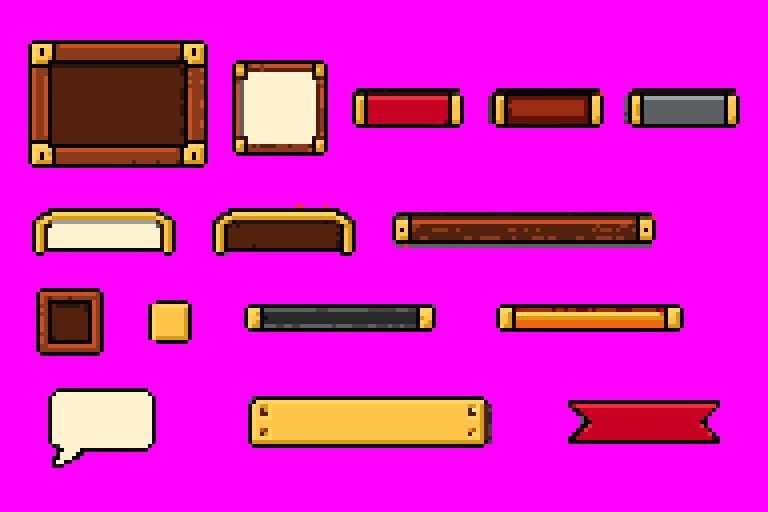
#> input picture art-src/codex/raw/ui_kit_pixel.png, 1536 x 1024 px (shown at 1/2 size)
$ python cut.py
#> lines starting #> are read from the running program, lines starting #| are printed output that depends on the picture
"""Cut the Codex pixel UI kit (art-src/codex/raw/ui_kit_pixel.png) into real-size pieces.

    python -I art-src/ui-kit-pixel/cut.py

Codex drew every art pixel as a block of about 8x8 image pixels. This finds the grid offset where the
blocks line up best, samples the centre of each block (nothing is drawn), keys the magenta out, drops
specks smaller than 4 pixels, cuts the pieces apart by their outlines and names them in reading order.
Output: art-src/ui-kit-pixel/out/<name>.png and a 4x preview art-src/preview/ui_kit_pixel.png.
"""
from collections import deque
from pathlib import Path

from PIL import Image

ROOT = Path(__file__).resolve().parents[2]
SRC = ROOT / "art-src/codex/raw/ui_kit_pixel.png"
OUT = ROOT / "art-src/ui-kit-pixel/out"
PREVIEW = ROOT / "art-src/preview/ui_kit_pixel.png"
BLOCK = 8
# reading order: top row left to right, then the next rows
NAMES = [
    "panel", "card", "btn_normal", "btn_pressed", "btn_disabled",
    "tab_on", "tab_off", "topbar",
    "slot", "btn_small", "gauge_empty", "gauge_full",
    "bubble", "plate", "ribbon",
]

# Colours swapped inside one piece, nothing else touched (user, 2026-10-15: the selected tab showed a grey
# line under its brass rim; it becomes the same dark brown as the tab's other inner edges; the paper card
# has the same kind of grey line down its left inside edge)
RECOLOUR = {"tab_on": {(0x9D, 0xA0, 0xA3): (0x2B, 0x12, 0x0A)}, "card": {(0x5D, 0x60, 0x63): (0x54, 0x21, 0x0E)}}


def is_key(p) -> bool:
    r, g, b = p[:3]
    return r > 200 and b > 200 and g < 90


def best_offset(im: Image.Image) -> tuple[int, int]:
    # the offset at which the most 8x8 blocks are one flat colour
    px = im.load()
    best, score = (0, 0), -1
    for oy in range(BLOCK):
        for ox in range(BLOCK):
            flat = 0
            for by in range(oy, im.height - BLOCK, BLOCK * 3):
                for bx in range(ox, im.width - BLOCK, BLOCK * 3):
                    c = px[bx, by]
                    if all(px[bx + dx, by + dy] == c for dx in (0, BLOCK - 1) for dy in (0, BLOCK - 1)):
                        flat += 1
            if flat > score:
                best, score = (ox, oy), flat
    return best


def sample(im: Image.Image, off: tuple[int, int]) -> Image.Image:
    ox, oy = off
    w, h = (im.width - ox) // BLOCK, (im.height - oy) // BLOCK
    px = im.load()
    out = Image.new("RGBA", (w, h))
    o = out.load()
    for y in range(h):
        for x in range(w):
            p = px[ox + x * BLOCK + BLOCK // 2, oy + y * BLOCK + BLOCK // 2]
            o[x, y] = (0, 0, 0, 0) if is_key(p) else (*p[:3], 255)
    return out


def blobs(im: Image.Image, min_px: int):
    a = im.load()
    seen = set()
    found = []
    for y in range(im.height):
        for x in range(im.width):
            if a[x, y][3] == 0 or (x, y) in seen:
                continue
            q = deque([(x, y)])
            seen.add((x, y))
            pts = []
            while q:
                cx, cy = q.popleft()
                pts.append((cx, cy))
                for nx, ny in ((cx + 1, cy), (cx - 1, cy), (cx, cy + 1), (cx, cy - 1)):
                    if 0 <= nx < im.width and 0 <= ny < im.height and (nx, ny) not in seen and a[nx, ny][3]:
                        seen.add((nx, ny))
                        q.append((nx, ny))
            found.append(pts)
    keep = [p for p in found if len(p) >= min_px]
    for p in found:
        if len(p) < min_px:
            for x, y in p:
                a[x, y] = (0, 0, 0, 0)
    return keep


def dark(p) -> bool:
    return max(p[:3]) < 70


def grey(p) -> bool:
    return max(p[:3]) - min(p[:3]) < 24 and not dark(p)


def clean_edges(im: Image.Image) -> int:
    # Specks and stray shadow lines Codex left around the pieces (user-approved cleanup 2026-10-15:
    # pixels are only erased, never drawn): grey pixels on a piece's outside edge, and pixels hanging on
    # by at most one neighbour or sitting on the outline with nothing but outline around. Repeated until nothing changes.
    px = im.load()
    erased = 0

    def opaque(x, y):
        return 0 <= x < im.width and 0 <= y < im.height and px[x, y][3] > 0

    while True:
        doomed = []
        for y in range(im.height):
            for x in range(im.width):
                p = px[x, y]
                if p[3] == 0:
                    continue
                n = sum(opaque(nx, ny) for nx, ny in ((x + 1, y), (x - 1, y), (x, y + 1), (x, y - 1)))
                near = [px[nx, ny] for nx, ny in ((x + 1, y), (x - 1, y), (x, y + 1), (x, y - 1)) if opaque(nx, ny)]
                # a coloured speck sitting on the outline: only outline pixels around it
                speck = n < 4 and not dark(p) and all(dark(q) for q in near)
                # Codex's stray bright-red dots (one exact colour) on the outer edge
                speck = speck or (n < 4 and p[:3] == (241, 45, 63))
                if n <= 1 or (n < 4 and grey(p)) or speck:
                    doomed.append((x, y))
        if not doomed:
            return erased
        for x, y in doomed:
            px[x, y] = (0, 0, 0, 0)
        erased += len(doomed)


def main():
    src = Image.open(SRC).convert("RGB")
#> src is the input picture: PIL image 1536x1024 RGB; mean R, G, B 220.8, 24.2, 198.2
    off = best_offset(src)
#> after the loop in best_offset, `for oy in range(BLOCK):`: best = (0, 0); score = 2752
#> off = (0, 0)
    small = sample(src, off)
#> in sample, `ox, oy = off`: ox = 0
#> in sample, `w, h = (im.width - ox) // BLOCK, (im.height - oy) // BLOCK`: w = 192; h = 128
#> in sample, `out = Image.new("RGBA", (w, h))`: out: PIL image 192x128 RGBA; every value is 0
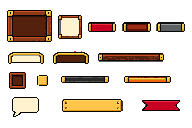
#> small: PIL image 192x128 RGBA; mean R, G, B, A 37.2, 24.2, 14.6, 71.5; transparent parts drawn white
    print("erased outside the outlines:", clean_edges(small))
#| erased outside the outlines: 100
    pieces = blobs(small, 4)
    boxes = []
    for pts in pieces:
        xs, ys = [p[0] for p in pts], [p[1] for p in pts]
        boxes.append((min(xs), min(ys), max(xs) + 1, max(ys) + 1))
#> this loop made 15 passes
    # rows by vertical centre, then left to right
    boxes.sort(key=lambda b: (round((b[1] + b[3]) / 2 / 16), b[0]))
    if len(boxes) != len(NAMES):
        print("warning: expected", len(NAMES), "pieces, found", len(boxes), boxes)
    OUT.mkdir(parents=True, exist_ok=True)
    cut = []
    for name, box in zip(NAMES, boxes):
        piece = small.crop(box)
        for a, b in RECOLOUR.get(name, {}).items():
            px = piece.load()
            for y in range(piece.height):
                for x in range(piece.width):
                    if px[x, y][3] and px[x, y][:3] == a:
                        px[x, y] = (*b, 255)
        piece.save(OUT / f"{name}.png")
        cut.append((name, piece))
        print(name, piece.size, len(piece.getcolors(1 << 16) or []), "colours")
#> this loop made 15 passes
#> (name, box) on passes 1 to 12: ('panel', (7, 10, 52, 42)), ('card', (58, 15, 82, 39)), ('btn_normal', (88, 22, 116, 32)), ('btn_pressed', (123, 22, 151, 32)), ('btn_disabled', (157, 22, 185, 32)), ('tab_on', (8, 52, 44, 64)), ('tab_off', (53, 52, 89, 64)), ('topbar', (98, 53, 164, 61)), ('slot', (9, 72, 26, 89)), ('btn_small', (37, 75, 48, 86)), ('gauge_empty', (61, 76, 109, 83)), ('gauge_full', (124, 76, 171, 83))
#| panel (45, 32) 10 colours
#| card (24, 24) 11 colours
#| btn_normal (28, 10) 11 colours
#| btn_pressed (28, 10) 10 colours
#| btn_disabled (28, 10) 10 colours
#| tab_on (36, 12) 13 colours
#| tab_off (36, 12) 11 colours
#| topbar (66, 8) 13 colours
#> (further printed lines are left out)
#> pass 1, in main, `piece = small.crop(box)`:
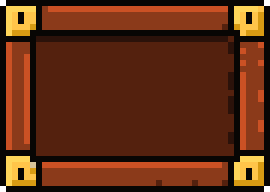
#> piece: PIL image 45x32 RGBA (shown 6 times larger); mean R, G, B, A 96.6, 45.2, 19, 254.3; transparent parts drawn white
#> pass 2, in main, `piece.save(OUT / f"{name}.png")`:
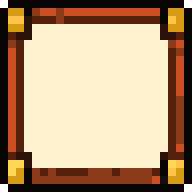
#> saved as card.png: PIL image 24x24 RGBA (shown 8 times larger); mean R, G, B, A 180.6, 153, 121.3, 253.2; transparent parts drawn white
    # a speech box with no tail (user, 2026-10-15: the tail pointed the wrong way): the bubble's top half and
    # the same half flipped upside down, so its bottom corners match its top ones (copied, not drawn)
    bubble = dict(cut)["bubble"]
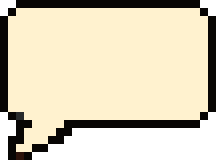
#> bubble: PIL image 27x20 RGBA (shown 8 times larger); mean R, G, B, A 170.4, 161.5, 137.9, 208.7; transparent parts drawn white
    top = bubble.crop((0, 0, bubble.width, 9))
    plain = Image.new("RGBA", (bubble.width, 18), (0, 0, 0, 0))
#> plain: PIL image 27x18 RGBA; every value is 0
    plain.alpha_composite(top, (0, 0))
    plain.alpha_composite(top.transpose(Image.Transpose.FLIP_TOP_BOTTOM), (0, 9))
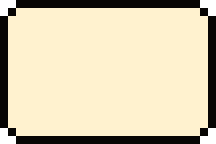
#> plain: PIL image 27x18 RGBA (shown 8 times larger); mean R, G, B, A 209.1, 198.1, 169.3, 248.7; transparent parts drawn white
    plain.save(OUT / "bubble_plain.png")
    print("bubble_plain", plain.size)
#| bubble_plain (27, 18)
    print("offset", off, "art size", small.size, "colours", len(small.convert("RGB").getcolors(1 << 16)))
#| offset (0, 0) art size (192, 128) colours 24
    sheet = Image.new("RGBA", (small.width * 4, small.height * 4), (40, 30, 26, 255))
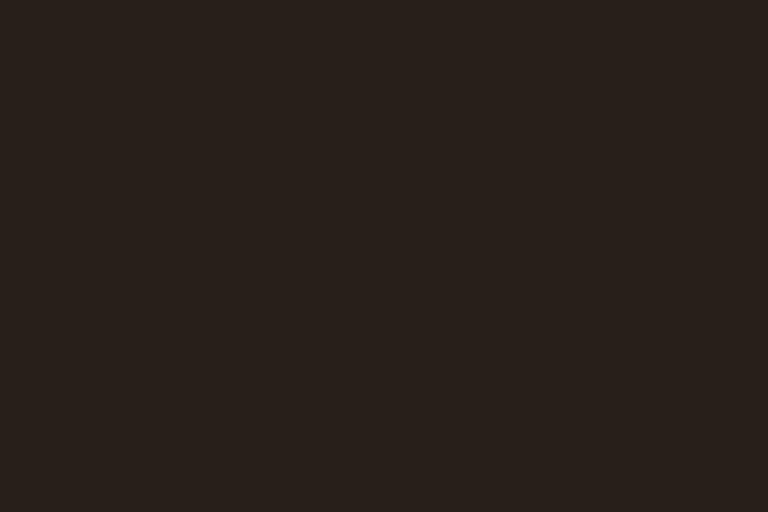
#> sheet: PIL image 768x512 RGBA; mean R, G, B, A 40, 30, 26, 255
    sheet.alpha_composite(small.resize((small.width * 4, small.height * 4), Image.NEAREST))
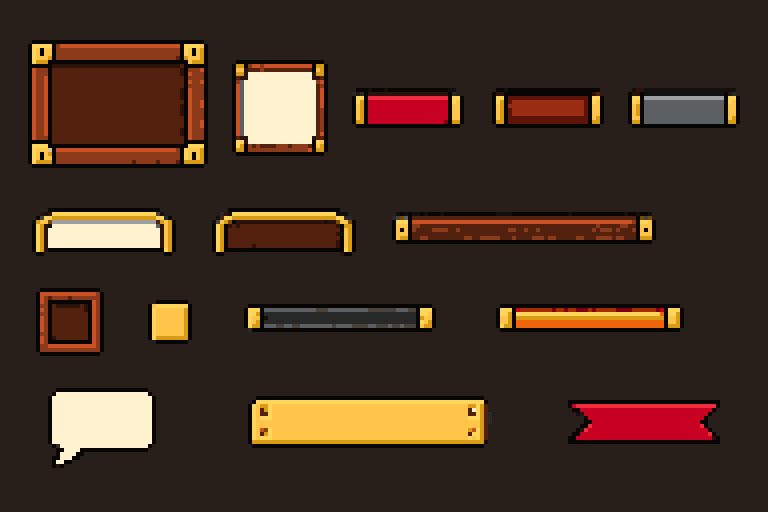
#> sheet: PIL image 768x512 RGBA; mean R, G, B, A 65.8, 45.5, 33.1, 255
    sheet.save(PREVIEW)


if __name__ == "__main__":
    main()

$ run again, with art-src/codex/raw/bat_sheet.png copied over art-src/codex/raw/ui_kit_pixel.png
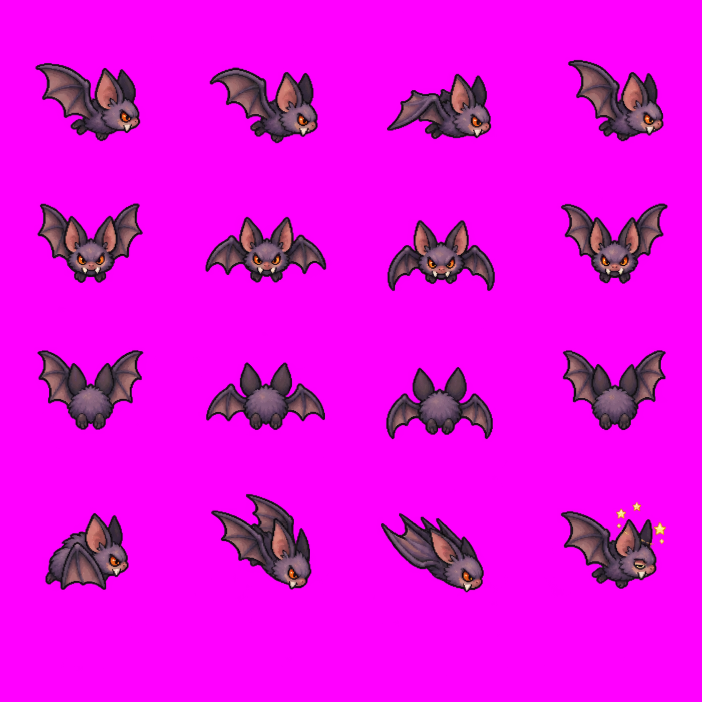
#> input picture art-src/codex/raw/bat_sheet.png, 1404 x 1404 px (shown at 1/2 size)
#> after the loop in best_offset, `for oy in range(BLOCK):`: best = (1, 2); score = 2704
#> off = (1, 2)
#> ox = 1; oy = 2
#> w = 175
#> out: PIL image 175x175 RGBA; every value is 0
#| erased outside the outlines: 677
#> in main, `print("erased outside the outlines:", clean_edges(small))`:
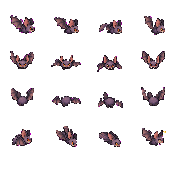
#> small: PIL image 175x175 RGBA; mean R, G, B, A 11.8, 8, 9.6, 31.2; transparent parts drawn white
#> the loop in main, `for pts in pieces:` made 16 passes
#> (printed output is left out)
#> the loop in main, `for name, box in zip(NAMES, boxes):` made 15 passes
#> (name, box) on passes 1 to 8: ('panel', (10, 15, 35, 34)), ('card', (54, 17, 79, 34)), ('btn_normal', (99, 20, 122, 34)), ('btn_pressed', (144, 16, 165, 35)), ('btn_disabled', (10, 51, 34, 69)), ('tab_on', (51, 55, 81, 70)), ('tab_off', (97, 55, 122, 72)), ('topbar', (141, 51, 165, 69))
#> (printed output is left out)
#| bubble_plain (20, 18)
#| offset (1, 2) art size (175, 175) colours 3506
#> in main, `sheet.alpha_composite(small.resize((small.width * 4, small.height * 4)..`:
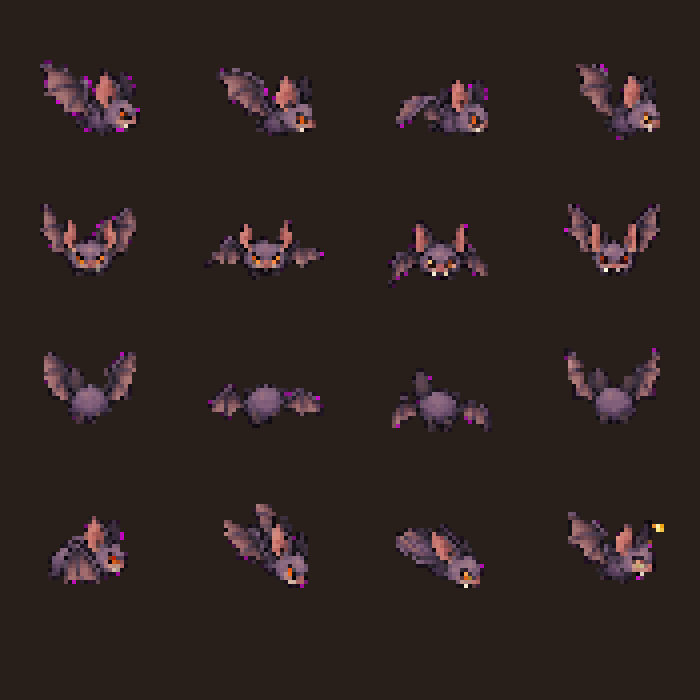
#> sheet: PIL image 700x700 RGBA; mean R, G, B, A 46.9, 34.3, 32.4, 255
